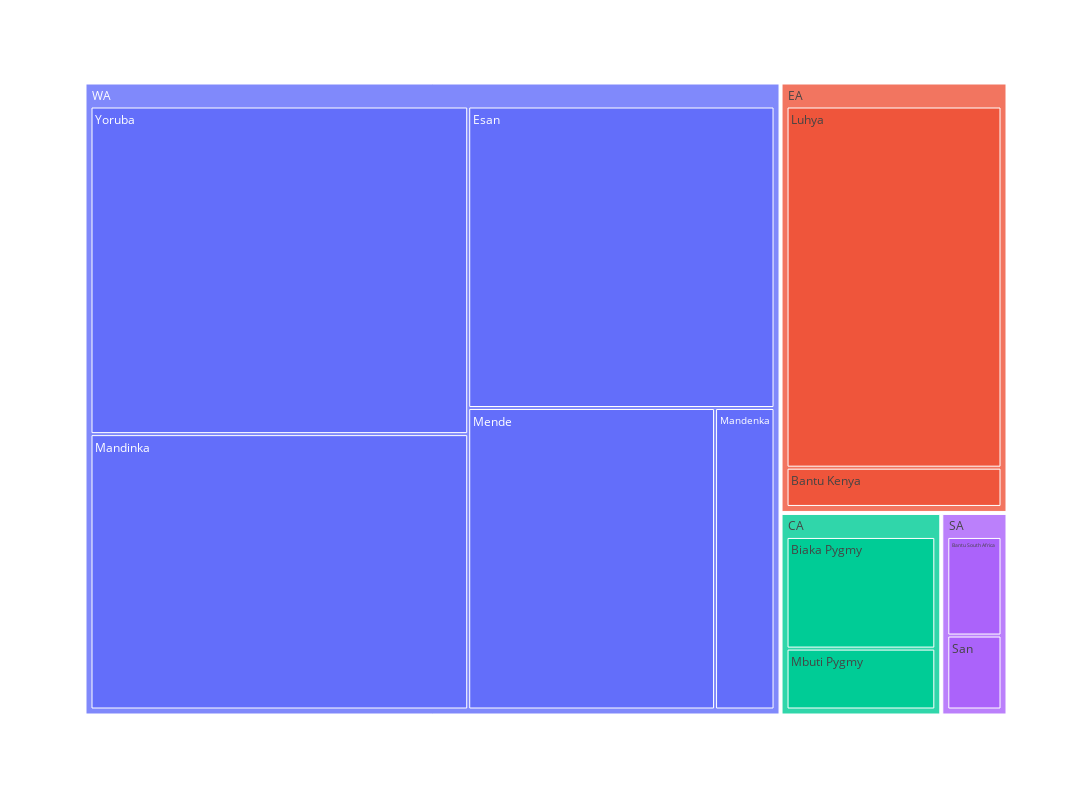

Notebook code cell kept with this figure:
### Markdown cell above
Construct a treemap of the contribution of each region and subpopulation to the total data present.

### Code cell
treemap = px.treemap(grouped_sample_subpopulations, path=["REG","SUB"], values="SAMPLE_COUNT", width=1200, height=800)
treemap.show()

### Figure 1 — Plotly figure (JSON) as saved in the notebook; plotly's stock layout.template omitted (floating-point values rounded to 4 significant figures)
{"data": [{"branchvalues": "total", "domain": {"x": [0, 1], "y": [0, 1]}, "hovertemplate": "labels=%{label}<br>SAMPLE_COUNT=%{value}<br>parent=%{parent}<br>id=%{id}<extra></extra>", "ids": ["EA/Bantu Kenya", "SA/Bantu South Africa", "CA/Biaka Pygmy", "WA/Esan", "EA/Luhya", "WA/Mandenka", "WA/Mandinka", "CA/Mbuti Pygmy", "WA/Mende", "SA/San", "WA/Yoruba", "CA", "EA", "SA", "WA"], "labels": ["Bantu Kenya", "Bantu South Africa", "Biaka Pygmy", "Esan", "Luhya", "Mandenka", "Mandinka", "Mbuti Pygmy", "Mende", "San", "Yoruba", "CA", "EA", "SA", "WA"], "name": "", "parents": ["EA", "SA", "CA", "WA", "EA", "WA", "WA", "CA", "WA", "SA", "WA", "", "", "", ""], "type": "treemap", "values": [10, 8, 22, 103, 92, 20, 116, 12, 83, 6, 138, 34, 102, 14, 460]}], "layout": {"height": 800, "legend": {"tracegroupgap": 0}, "margin": {"t": 60}, "width": 1200}}
